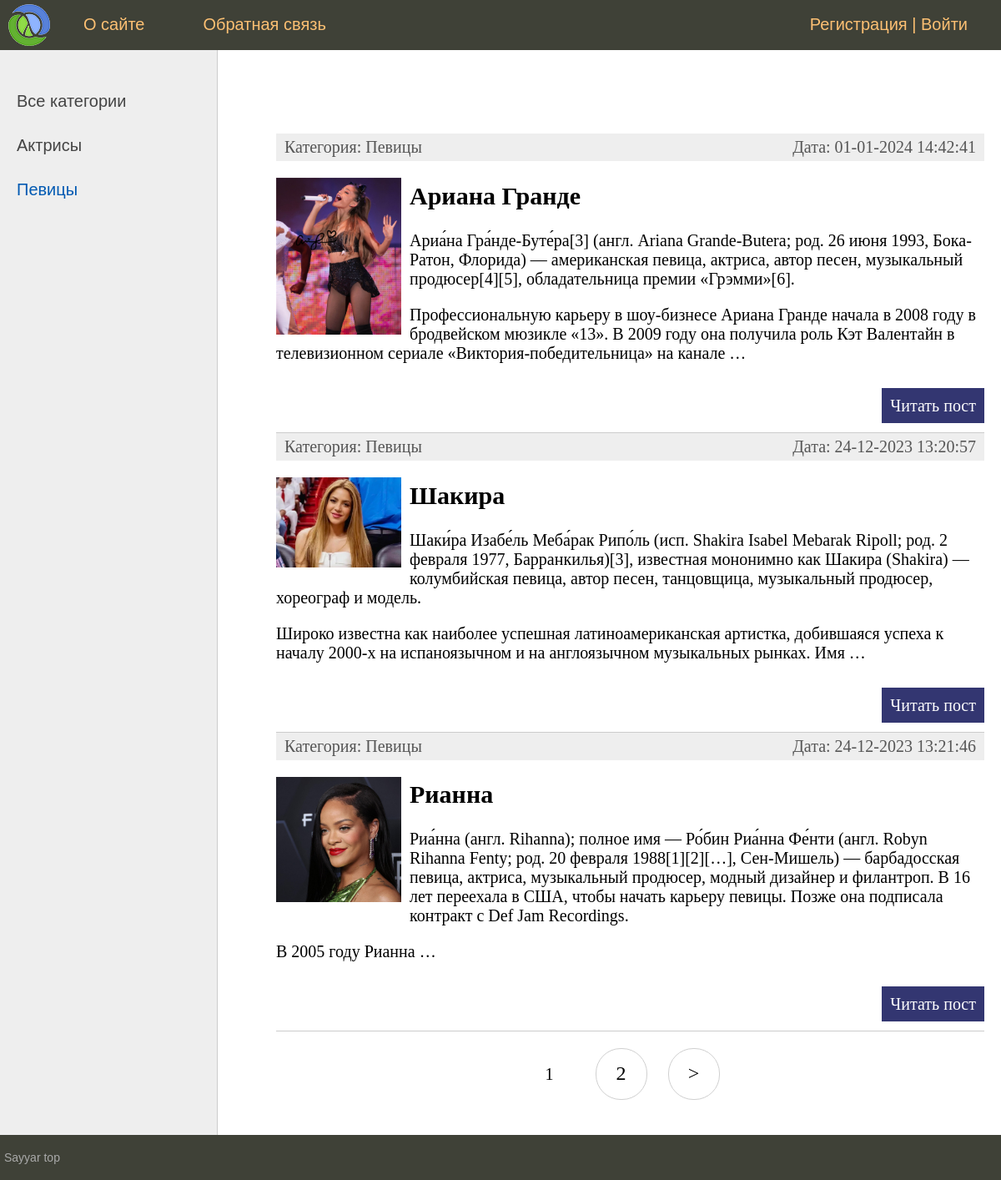
Screenshot of /category/pevicy/ with the database file from the repository.
### women/models.py (models this page shows, shortened)
class Category(models.Model):
    name = models.CharField(max_length=100, db_index=True)
    slug = models.SlugField(max_length=255, unique=True, db_index=True, verbose_name='URL')
    def __str__(self):
        return self.name
    def get_absolute_url(self):
        return reverse('category', kwargs={'cat_slug': self.slug})
    class Meta:
        verbose_name = "Категория"
        verbose_name_plural = "Категории"
        ordering = ['id']

class Women(models.Model):
    title = models.CharField(max_length=255, verbose_name='Заголовок')
    slug = models.SlugField(max_length=255, unique=True, db_index=True, verbose_name='URL')
    content = models.TextField(blank=True, verbose_name='Текст статьи')
    photo = models.ImageField(upload_to='photos/%Y/%m/%d/', verbose_name='Фото')
    time_create = models.DateTimeField(auto_now_add=True, verbose_name='Время создания')
    time_update = models.DateTimeField(auto_now=True, verbose_name='Время изменения')
    is_published = models.BooleanField(default=True, verbose_name='Публикация')
    cat = models.ForeignKey('Category', on_delete=models.PROTECT, verbose_name='Категории')
    def get_absolute_url(self):
        return reverse('post', kwargs={'post_slug': self.slug})
    class Meta:
        verbose_name = "Известные женщины"
        verbose_name_plural = "Известные женщины"
        ordering = ['time_create', 'title']

### women/views.py (the view)
# urls.py: path('category/<slug:cat_slug>/', WomenCategory.as_view(), name='category'),
class WomenCategory(DataMixin, ListView):
    model = Women
    template_name = 'women/index.html'
    context_object_name = 'posts'
    allow_empty = False
    def get_queryset(self):
        return Women.objects.filter(cat__slug=self.kwargs['cat_slug'], is_published=True).select_related('cat')
    def get_context_data(self, *, object_list=None, **kwargs):
        context = super().get_context_data(**kwargs)
        c = Category.objects.get(slug=self.kwargs['cat_slug'])
        c_def = self.get_user_context(title='Категория - ' + str(context['posts'][0].cat), cat_selected=c.pk)
        return dict(list(context.items()) + list(c_def.items()))

### women/utils.py (called while the page is built)
    def get_user_context(self, **kwargs):
        context = kwargs
        cats = cache.get('cats')
        if not cats:
            cats = Category.objects.annotate(Count('women'))
            cache.set('cats', cats, 60)
        user_menu = menu.copy()
        if not self.request.user.is_authenticated:
            user_menu.pop(1)
        context['menu'] = user_menu
        context['cats'] = cats
        if 'cat_selected' not in context:
            context['cat_selected'] = 0
        return context

### women/templates/women/index.html (shortened to what this page needs)
{% extends 'women/base.html' %}
{% block content %}
<ul class="list-articles">
	{% for p in posts %}
		<li>
			<div class="article-panel">
			<p class="first">Категория: {{p.cat}}</p>
			<p class="last">Дата: {{p.time_update|date:'d-m-Y H:i:s'}}</p>
			</div>
{% if p.photo %}
			<p><img class="img-article-left thumb" src="{{p.photo.url}}" alt=""></p>
{% endif %}
			<h2>{{p.title}}</h2>
	{% autoescape on %}
	{{p.content|linebreaks|truncatewords:50}}
	{% endautoescape %}
			<p class="link-read-post"><a href="{{ p.get_absolute_url }}">Читать пост</a></p>
			</li>
	{% endfor %}
</ul>
{% endblock %}

### women/templates/women/base.html (shortened to what this page needs)
{% load static %}
{% load women_tags %}
<!DOCTYPE html>
<html>
<head>
	<link type="text/css" href="{% static 'women/css/styles.css' %}" rel="stylesheet" />
</head>
<body>
<table class="table-page" border=0 cellpadding="0" cellspacing="0">
<tr><td valign=top>
{% block mainmenu %}
		<div class="header">
			<ul id="mainmenu" class="mainmenu">
			<li class="logo"><a href="{% url 'home' %}"><div class="logo"></div></a></li>
{% for m in menu %}
			<li><a href="{% url m.url_name %}">{{m.title}}</a></li>
{% endfor %}
				{% if request.user.is_authenticated %}
				<li class="last"> {{user.username}} | <a href="{% url 'logout' %}">Выйти</a></li>
				{% else %}
				<li class="last"><a href="{% url 'register' %}">Регистрация</a> | <a href="{% url 'login' %}">Войти</a></li>
				{% endif %}
			</ul>
		</div>
{% endblock mainmenu %}
<table class="table-content" border=0 cellpadding="0" cellspacing="0">
<tr>
	<td valign="top" class="left-chapters">
	<ul id="leftchapters">
{% if cat_selected == 0 %}
		<li class="selected">Все категории</li>
{% else %}
		<li><a href="{% url 'home' %}">Все категории</a></li>
{% endif %}
{% for c in cats %}
{% if c.women__count > 0 %}
		{% if c.pk == cat_selected %}
			<li class="selected">{{c.name}}</li>
		{% else %}
			<li><a href="{{ c.get_absolute_url }}">{{c.name}}</a></li>
		{% endif %}
{% endif %}
{% endfor %}
	</ul>
</td>
<td valign="top" class="content">
	<div class="content-text">
{% block content %}
{% endblock %}
{% if page_obj.has_other_pages %}
<nav class="list-pages">
	<ul>
		{% for p in paginator.page_range %}
		{% if page_obj.number == p %}
		<li class="page-num page-num-selected">{{ p }}</li>
		{% elif p >= page_obj.number|add:-2 and p <= page_obj.number|add:2 %}
		<li class="page-num">
			<a href="?page={{ p }}">{{ p }}</a>
		</li>
		{% endif %}
		{% endfor %}
{% if page_obj.has_next %}
<li class="page-num">
	<a href="?page={{ page_obj.next_page_number }}">&gt;</a>
</li>
{% endif %}
	</ul>
</nav>
{% endif %}
	</div>
</td></tr></table>
</td></tr>
<tr><td valign=top>
	<div id="footer">
	<p>Sayyar top</p>
	</div>
</td></tr></table>
</body>
</html>

### women/static/women/css/styles.css (style rules this page uses)
html, body { font-family: 'Arial'; margin: 0; padding: 0; height: 100%; width: 100%; color: #444; }
a { color: #0059b2; text-decoration: none; }
img { max-width: 600px; height: auto; }
img.img-article-left { max-width: 300px; height: auto; float: left; padding: 0 10px 10px 0; }
img.img-article-left.thumb { max-width: 150px; height: auto; }
p.link-read-post { text-align: right; }
p.link-read-post a { padding: 10px; min-width: 100px; background: #333671; color: #fff; text-decoration: none; }
div.article-panel { background: #eee; padding: 5px 10px 5px 10px; box-sizing: border-box; overflow: hidden; color: #555; }
div.article-panel p.first { margin: 0; float: left; }
div.article-panel p.last { margin: 0; float: right; }
ul.list-articles { list-style: none; margin: 0; padding: 0; }
ul.list-articles li { border-bottom: 1px solid #ccc; }
.table-page { width: 100%; height: 100%; vertical-align: top; }
.table-page tr { height: 100%; }
.header { background: #3F4137; height: 60px; }
.logo { background: url('../images/logo.png') no-repeat 10px 5px; width: 70px; height: 60px; }
ul.mainmenu { list-style: none; margin: 0; padding: 0; height: 60px; color: #fdc073; font-size: 20px; overflow: hidden; }
ul.mainmenu li { float: left; margin: 18px 40px 0 30px; }
ul.mainmenu li.logo { margin: 0; }
ul.mainmenu li.last { float: right; }
ul.mainmenu li a { color: #fdc073; text-decoration: none; }
.table-content { width: 100%; min-height: 100%; height: 100%; }
.left-chapters { margin: 0; background: #eee; border-right: 1px solid #ccc; min-height: 100%; }
.left-chapters ul { width: 230px; min-height: 100%; margin: 0; padding: 20px 10px 10px 20px; list-style: none; font-size: 20px; }
.left-chapters ul li { margin: 30px 0 0 0; color: #999; }
.left-chapters ul li.selected { color: #0059b2; }
.left-chapters ul li a { color: #444; text-decoration: none; }
.content { padding: 40px 20px 20px 40px; width: 100%; box-sizing: border-box; }
.content-text { margin: 60px 0 0 30px; color: #000; font-size: 20px; font-family: Yandex Sans Display Light; }
#footer { box-sizing: border-box; background: #3F4137; padding: 5px; color: #aaa; font-size: 14px; font-family: Verdana, Geneva, Arial, Helvetica; text-align: left; overflow: hidden; }
.list-pages { text-align: center; margin: 0 0 20px 0; }
.list-pages ul { margin: 20px 0 0 0; padding: 0; list-style: none; }
.list-pages ul li { display: inline-block; margin: 0 20px 0 0; }
.list-pages a { color: #000; font-size: 24px; text-decoration: none; }
.list-pages .page-num, .page-num-selected { display: inline-block; width: 60px; height: 44px; padding: 16px 0 0 0; border: 1px solid #d0d0d0; border-radius: 30px; }
.list-pages .page-num-selected { border: none; color: #000; font-size: 20px; }

### rows the page displays
Category: name "Актрисы"
Category: name "Певицы"
Women: cat "Певицы", time_update "01-01-2024 14:42:41", photo (picture), title "Ариана Гранде", content "Ариа́на Гра́нде-Буте́ра[3] (англ. Ariana Grande-Butera; род. 26 июня 1993, Бока-Ратон, Флорида) — американская певица, актриса, автор песен, музыкальный продюсер[4][5], обладательница премии «Грэмми»[6]. Профессиональную карьеру в шоу-бизнесе Ариана Гранде начала в 2008 году в бродвейском мюзикле «13». В 2009 году она получила роль Кэт Валентайн в телевизионном сериале «Виктория-победительница» на канале …"
Women: cat "Певицы", time_update "24-12-2023 13:20:57", photo (picture), title "Шакира", content "Шаки́ра Изабе́ль Меба́рак Рипо́ль (исп. Shakira Isabel Mebarak Ripoll; род. 2 февраля 1977, Барранкилья)[3], известная мононимно как Шакира (Shakira) — колумбийская певица, автор песен, танцовщица, музыкальный продюсер, хореограф и модель. Широко известна как наиболее успешная латиноамериканская артистка, добившаяся успеха к началу 2000-х на испаноязычном и на англоязычном музыкальных рынках. Имя …"
Women: cat "Певицы", time_update "24-12-2023 13:21:46", photo (picture), title "Рианна", content "Риа́нна (англ. Rihanna); полное имя — Ро́бин Риа́нна Фе́нти (англ. Robyn Rihanna Fenty; род. 20 февраля 1988[1][2][…], Сен-Мишель) — барбадосская певица, актриса, музыкальный продюсер, модный дизайнер и филантроп. В 16 лет переехала в США, чтобы начать карьеру певицы. Позже она подписала контракт с Def Jam Recordings. В 2005 году Рианна …"

### other values shown
{{ m.title }} "О сайте" "Обратная связь"
{{ p }} "1"
{{ p }} "2"
